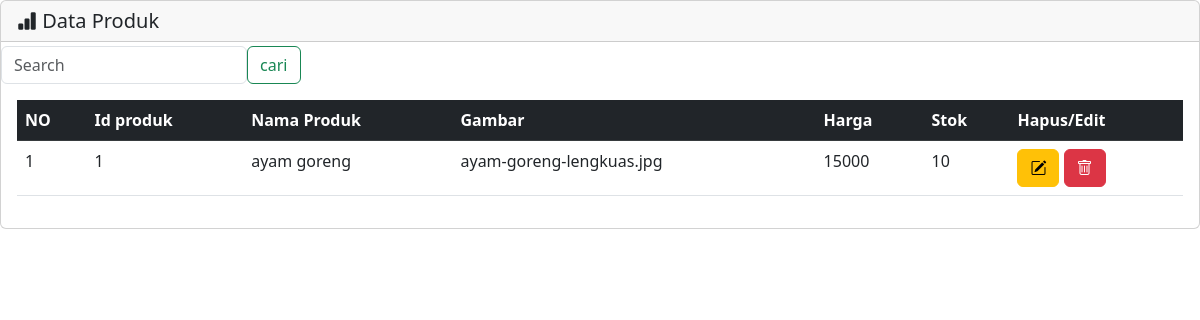
The page /search.php on the database as committed earlier.
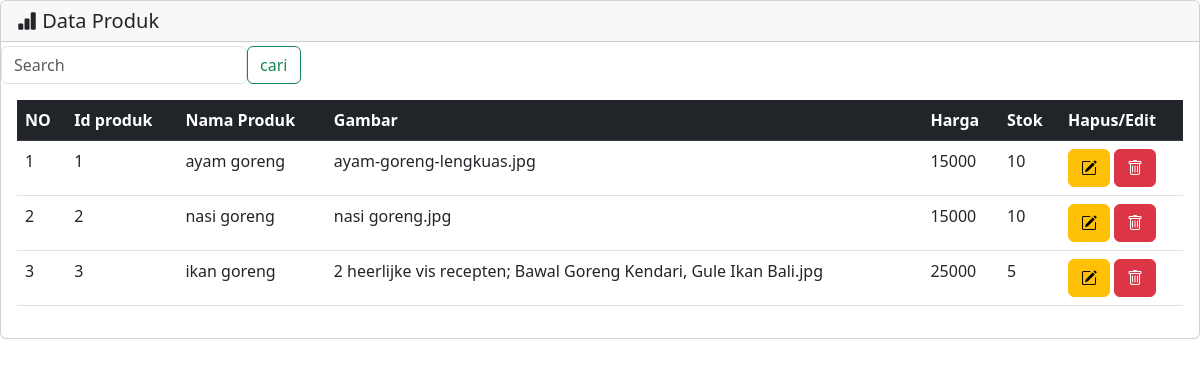
The same page on the database as committed later.
### tables this page shows
CREATE TABLE `produk` (
  `no` int(5) NOT NULL,
  `idproduk` varchar(10) NOT NULL,
  `namaproduk` varchar(30) NOT NULL,
  `gambar` text NOT NULL,
  `harga` int(30) NOT NULL,
  `stok` int(20) NOT NULL
);

### search.php (the view, shortened to what this page needs)
 <?php include "boot.php"; ?>
<div class="card">
  <h5 class="card-header"><i class="bi bi-bar-chart-fill"></i> Data Produk</h5>
  <div class="mt-1 col-3">
  <form action="search.php" method="post" class="d-flex" role="search">
      <input class="form-control me-" type="search" placeholder="Search" aria-label="Search">
      <button class="btn btn-outline-success" type="submit">cari</button>
    </form>
    </div>
  <div class="card-body">
  <table class="table">
  <thead class="table-dark">
    <tr>
        <th>NO</th>
        <th>Id produk</th>
        <th>Nama Produk</th>
        <th>Gambar</th>
        <th>Harga</th>
        <th>Stok</th>
        <th>Hapus/Edit</th>
    </tr>
  </thead>
  </div>
</div>
<?php
include "koneksi.php";
include "boot.php";
$cari=$_POST['cari'];
$tampil=$konek->query("select * from produk where namaproduk like '%$cari%'");
$cek=$tampil->num_rows;
if ($cek==""){
 ?>
 <div class="alert alert-secondary" role="alert">
  <div class="text-center text-danger">
<h5><b>Data Tidak Ditemukan !</b></h5>
</div>
</div>
 <?php
}else{
while ($a=$tampil->fetch_array()){
    @$no++;
    ?>
<tbody>
    <tr>
        <td><?php echo $no; ?></td>
        <td><?php echo "$a[idproduk]"; ?></td>
        <td><?php echo "$a[namaproduk]"; ?></td>
        <td><?php echo "$a[gambar]"; ?></td>
        <td><?php echo "$a[harga]"; ?></td>
        <td><?php echo "$a[stok]"; ?></td>
        <td><a href="edit.php?id=<?php echo $a['no'] ?>"><button type="button" class="btn btn-warning" data-toggle="update" data-placement="right" title="update data"><i class="bi bi-pencil-square"></i></button></a>
            <button type="button" class="btn btn-danger" data-bs-toggle="modal" data-bs-target="#exampleModal<?php echo $a['no'] ?>" data-toggle="Delete" data-placement="right" title="delete data">
            <i class="bi bi-trash"></i></button>
            </td>
<?php
}
    }
?>

### boot.php (shortened to what this page needs)
<!doctype html>
<html lang="en">
<head>
    <link href="https://cdn.jsdelivr.net/npm/bootstrap@5.3.0-alpha1/dist/css/bootstrap.min.css" rel="stylesheet"
>
    <link rel="stylesheet" href="assets/fontawesome/css/all.css">
    <link href="https://unpkg.com/aos@2.3.1/dist/aos.css" rel="stylesheet">
    <link rel="stylesheet" href="https://cdn.jsdelivr.net/npm/bootstrap-icons@1.10.3/font/bootstrap-icons.css">
</head>
<body>
</body>
</html>

Rows that differ between the two databases and show on the page:
added produk: idproduk "2", namaproduk "nasi goreng", gambar "nasi goreng.jpg", harga "15000", stok "10"
added produk: idproduk "3", namaproduk "ikan goreng", gambar "2 heerlijke vis recepten; Bawal Goreng Kendari, Gule Ikan Bali.jpg", harga "25000", stok "5"
